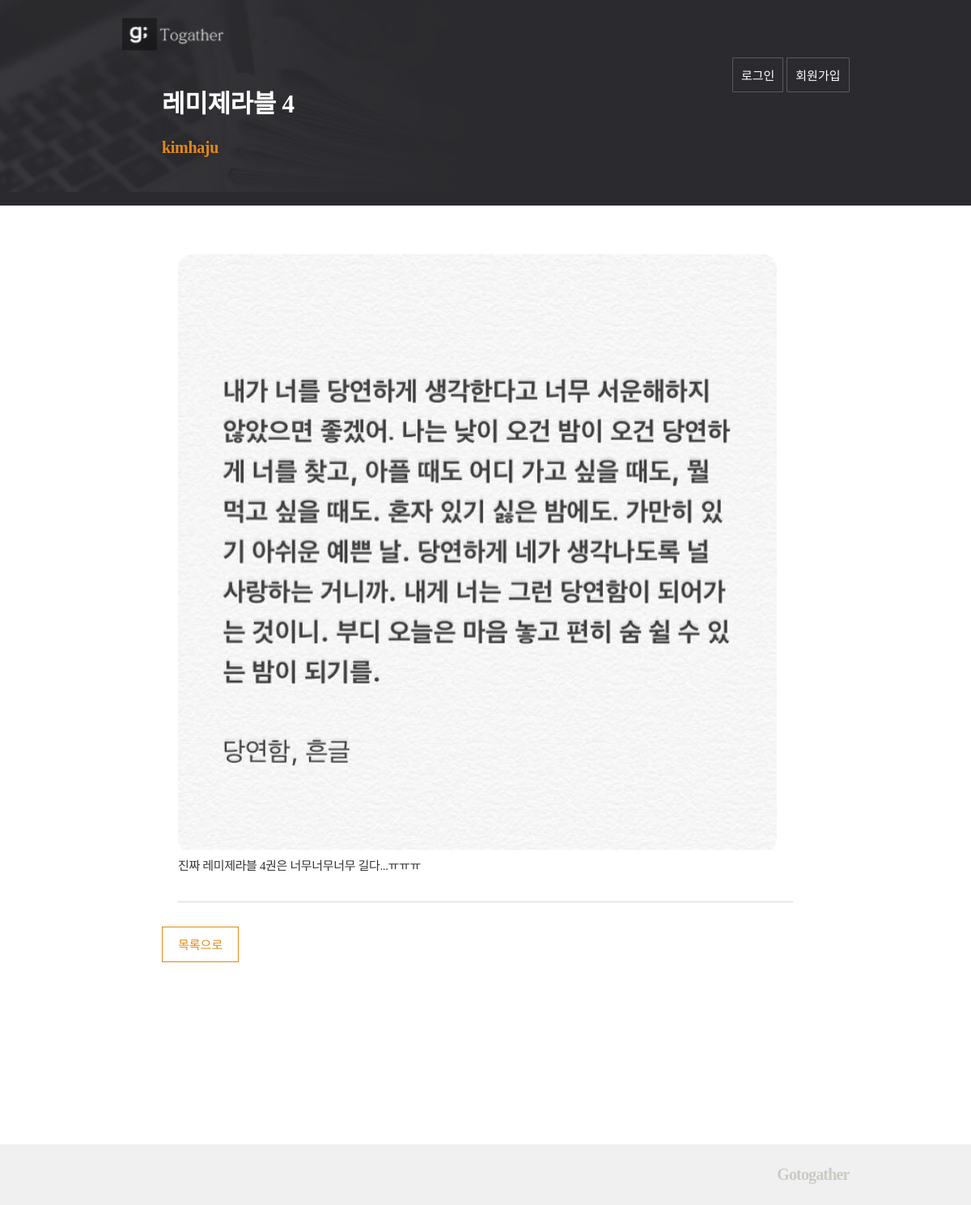
The page /classes/23/lesson/9/posts/53/ on the database its author committed.
### posts/models.py (models this page shows, shortened)
class Post(models.Model):
  title = models.CharField(max_length=50)
  content = models.TextField(validators=[
      MinLengthValidator(10, '너무 짧군요! 10자 이상 적어주세요.')
  ])
  image1 = models.ImageField(upload_to="post_pics", blank=True)
  image2 = models.ImageField(upload_to="post_pics", blank=True)
  image3 = models.ImageField(upload_to="post_pics", blank=True)
  dt_created = models.DateTimeField(verbose_name="Date Created", auto_now_add=True)
  uplesson = models.ForeignKey(Lesson, on_delete=CASCADE)
  author = models.ForeignKey(User, on_delete=DO_NOTHING)

class User(AbstractUser):
  pass

### posts/views.py (the view, shortened to what this page needs)
# urls.py: path('classes/<int:class_id>/lesson/<int:lesson_id>/posts/<int:post_id>/', views.PostDetailView.as_view(), name='post-detail'),
class PostDetailView(DetailView, CreateView):
  model = Post
  template_name = "posts/post_detail.html"
  context_object_name = "comments"
  ordering = ['-dt_created']
  lookup_url_kwarg = "lesson_id"
  lookup_field = "class_id"
  pk_url_kwarg = "post_id"
  form_class = CommentForm
  def get_context_data(self, **kwargs):
    context = super().get_context_data(**kwargs)
    post_id = self.kwargs.get("post_id")
    lesson_id = self.kwargs.get("lesson_id")
    class_id = self.kwargs.get("class_id")
    context["post"] = Post.objects.get(id=post_id)
    context["lesson"] = Lesson.objects.get(id=lesson_id)
    context["class"] = Class.objects.get(id=class_id)
    context["comments"] = Comment.objects.filter(uppost__id=post_id)
    return context

### posts/templates/posts/post_detail.html (shortened to what this page needs)
{% extends './base.html' %}
{% load static %}
{% block css %}
    <link rel="stylesheet" href="{% static 'posts/css/post_detail.css' %}">
{% endblock css %}
{% block post_header %}
    <div class="container">
        <h1 class="title">{{post.title}}</h1>
        <p class="date">{{post.author}}</p>
    </div>
{% endblock post_header %}
{% block content %}
  <div class="content">
    {% if post.image1 %}
      <img class="image" src="{{post.image1.url}}">
    {% endif %}
    <p class="text">{{post.content|linebreaksbr}}</p>
  </div>
  <div class="btn">
    <div class="btn_list"><a href="{% url 'post-list' class.id lesson.id %}">목록으로</a></div>
  </div>
{% endblock content %}

### posts/static/posts/css/post_detail.css (style rules this page uses)
h1,h2,h3,p,a,ul,li { margin: 0; padding: 0; font-family : 'NanumMyeongjo'; font-weight: 200; list-style: none; text-decoration: none; outline: none; color: black; }
html { position: relative; min-height: 100%; margin: 0; }
body { min-height: 100%; margin: 0; padding: 0; background: #fff; -webkit-font-smoothing: antialiased; -moz-osx-font-smoothing: auto; }
img { margin: 0; padding: 0; border: 0; }
.container { width: 800px; margin: 0 auto; }
.title { padding: 43px 0 23px; font-size: 31px; font-weight: bold; color: #fff; letter-spacing: -0.32px; }
.date { padding-bottom: 60px; font-size: 20px; font-weight: bold; color: #e38917; letter-spacing: -0.32px; }
.content { margin-top: 60px; padding-bottom: 30px; border-bottom: 1px solid #d8d8d8; margin-bottom: 20px; margin-right: 20px; margin-left: 20px; }
.content .text { font-size: 15px; color: #333236; line-height: 1.73; letter-spacing: -0.35px; }
.btn { overflow: hidden; margin-top: 30px; }
.btn_list { float: left; }
.btn_list a { display: inline-block; padding: 10px 19px 11px; color: #e38917; font-size: 15px; border: 1px solid #e38917; }
.image { border-radius: 18px; background-position: center; background-size: cover; }

### rows shown on the page
Post: title "레미제라블 4", author "kimhaju", image1 (picture), content "진짜 레미제라블 4권은 너무너무너무 길다...ㅠㅠㅠ"
